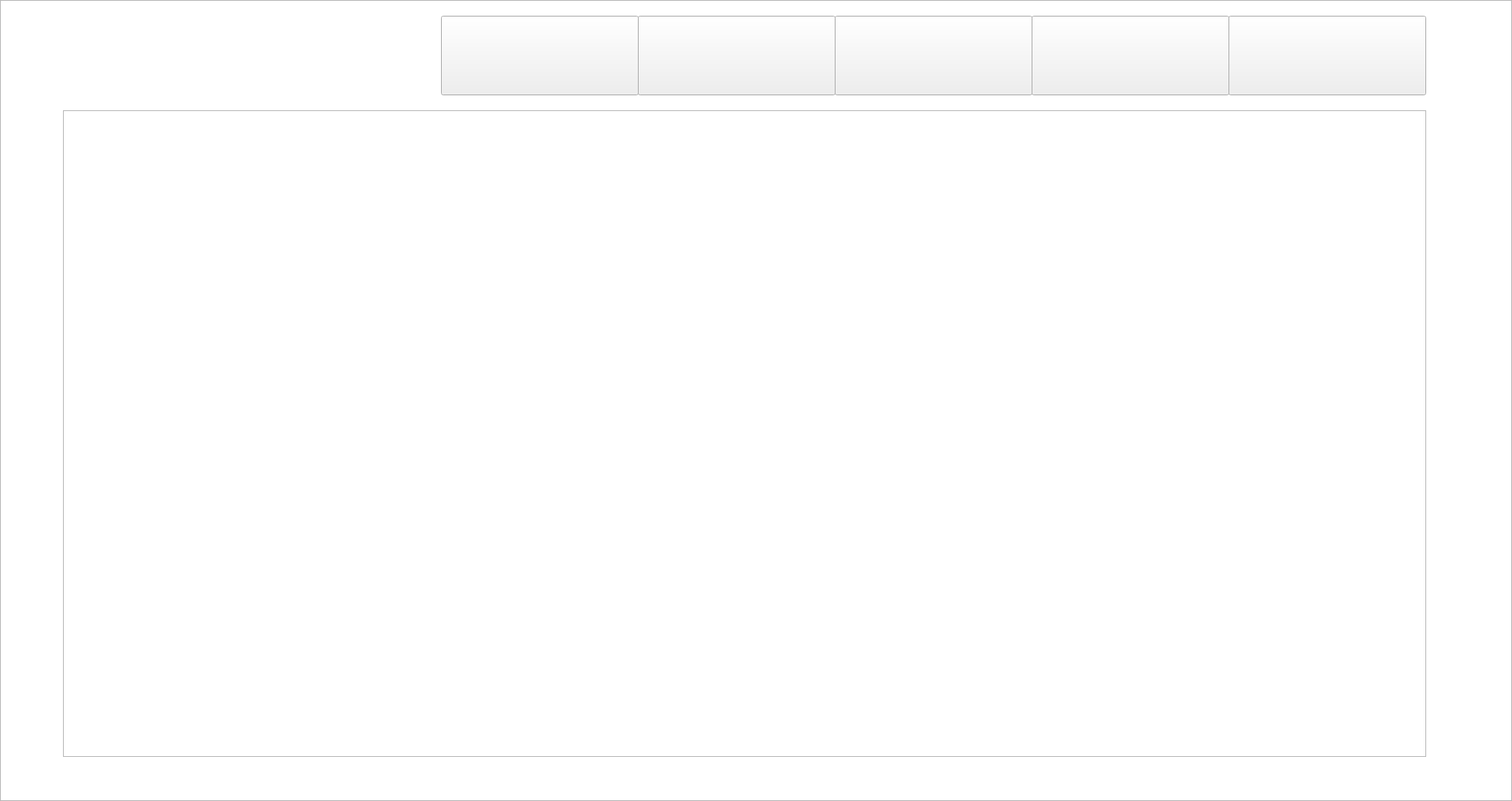
<?xml version="1.0" encoding="UTF-8"?>
<ui version="4.0">
 <class>Record</class>
 <widget class="QMainWindow" name="Record">
  <property name="geometry">
   <rect>
    <x>0</x>
    <y>0</y>
    <width>1920</width>
    <height>1017</height>
   </rect>
  </property>
  <property name="windowTitle">
   <string>MainWindow</string>
  </property>
  <widget class="QWidget" name="centralwidget">
   <widget class="QListView" name="listView">
    <property name="geometry">
     <rect>
      <x>0</x>
      <y>0</y>
      <width>1920</width>
      <height>1017</height>
     </rect>
    </property>
    <property name="styleSheet">
     <string notr="true">background-image: url(:/images/record_ui/background.png);</string>
    </property>
   </widget>
   <widget class="QLabel" name="label">
    <property name="geometry">
     <rect>
      <x>60</x>
      <y>0</y>
      <width>441</width>
      <height>165</height>
     </rect>
    </property>
    <property name="styleSheet">
     <string notr="true">image: url(:/images/mainwindow_ui/1.png);</string>
    </property>
    <property name="text">
     <string/>
    </property>
   </widget>
   <widget class="QToolButton" name="toolButton_mainWindow">
    <property name="geometry">
     <rect>
      <x>560</x>
      <y>20</y>
      <width>251</width>
      <height>101</height>
     </rect>
    </property>
    <property name="text">
     <string/>
    </property>
   </widget>
   <widget class="QToolButton" name="toolButton_deviceStatus">
    <property name="geometry">
     <rect>
      <x>1560</x>
      <y>20</y>
      <width>251</width>
      <height>101</height>
     </rect>
    </property>
    <property name="text">
     <string/>
    </property>
   </widget>
   <widget class="QToolButton" name="toolButton_CAN">
    <property name="geometry">
     <rect>
      <x>1060</x>
      <y>20</y>
      <width>251</width>
      <height>101</height>
     </rect>
    </property>
    <property name="text">
     <string/>
    </property>
   </widget>
   <widget class="QToolButton" name="toolButton_Record">
    <property name="geometry">
     <rect>
      <x>1310</x>
      <y>20</y>
      <width>251</width>
      <height>101</height>
     </rect>
    </property>
    <property name="text">
     <string/>
    </property>
   </widget>
   <widget class="QToolButton" name="toolButton_Oscilloscope">
    <property name="geometry">
     <rect>
      <x>810</x>
      <y>20</y>
      <width>251</width>
      <height>101</height>
     </rect>
    </property>
    <property name="text">
     <string/>
    </property>
   </widget>
   <widget class="QLabel" name="label_2">
    <property name="geometry">
     <rect>
      <x>1320</x>
      <y>100</y>
      <width>231</width>
      <height>51</height>
     </rect>
    </property>
    <property name="styleSheet">
     <string notr="true">image: url(:/images/record_ui/button_bottom.png);</string>
    </property>
    <property name="text">
     <string/>
    </property>
   </widget>
   <widget class="QTableView" name="RecvText">
    <property name="geometry">
     <rect>
      <x>80</x>
      <y>140</y>
      <width>1731</width>
      <height>821</height>
     </rect>
    </property>
    <property name="styleSheet">
     <string notr="true"/>
    </property>
   </widget>
  </widget>
 </widget>
 <resources/>
 <connections/>
</ui>
